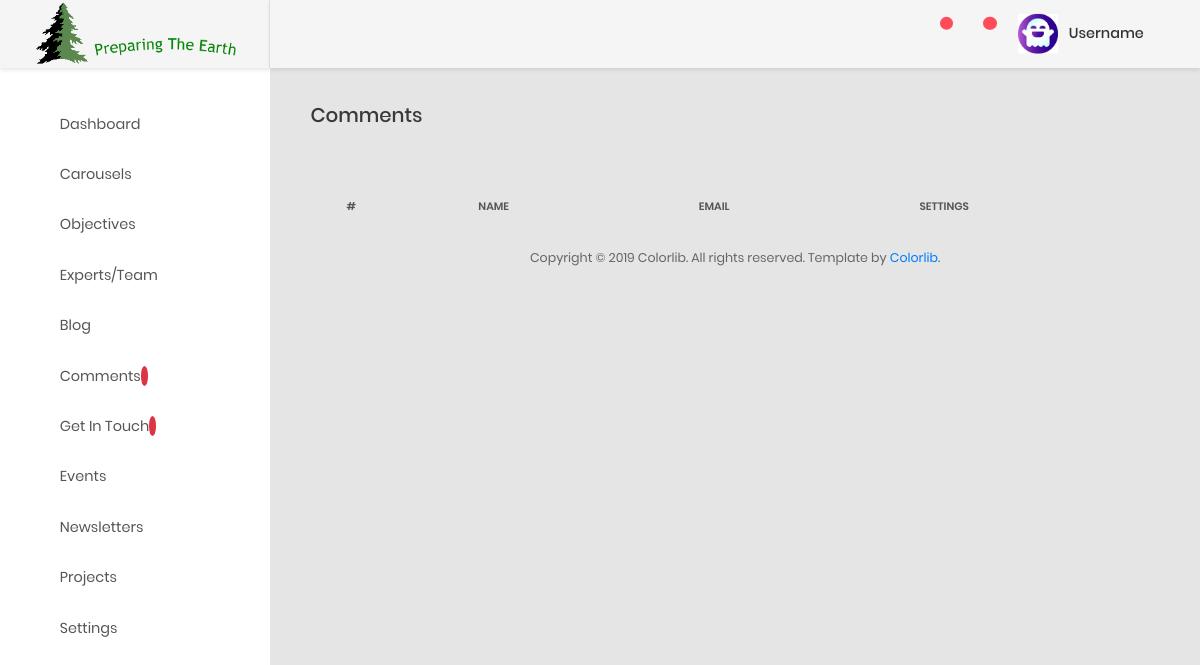
Before: /ccsbadmin/comment/ with the older database file.
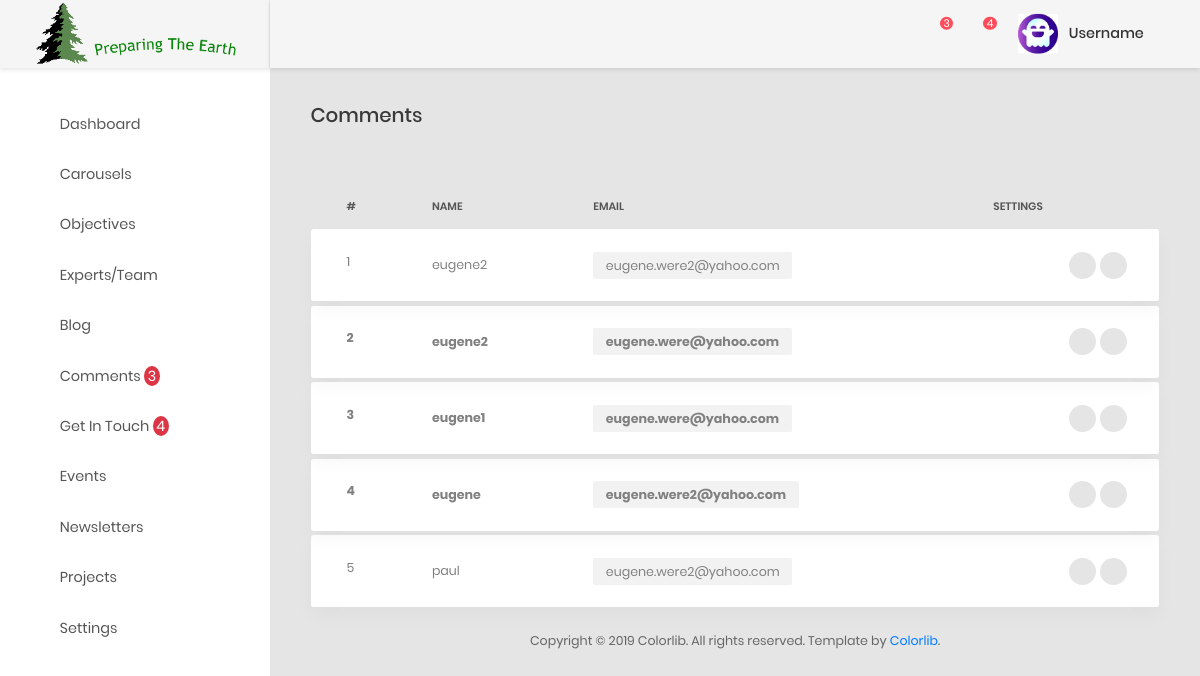
After: the same page with the newer database file.
### ccsbadmin/models.py (models this page shows, shortened)
class Comment(models.Model):
    blog = models.ForeignKey(Blog, on_delete=models.CASCADE,null=False,blank=False)
    person_name = models.CharField(max_length=100,null=True, blank=True)
    person_email = models.CharField(max_length=100,null=False, blank=False)
    content = models.TextField()
    COMMENTSSTATUS = {
        ('READ','Read'),
        ('UNREAD','Unread'),
        ('TRASH', 'Trash'),
    }
    status = models.CharField(choices=COMMENTSSTATUS, default='UNREAD', max_length=100,null=False, blank=False)
    created_at = models.DateTimeField(auto_now_add=True)
    updated_at = models.DateTimeField(auto_now=True)

### ccsbadmin/views.py (the view)
# urls.py: path('comment/', views.comment, name='comment'),
def comment(request):
    comments = Comment.objects.all()
    context = {
        'title':'comment',
        'comments':comments
    }
    return render(request,'comments/comment.html', context)

### ccsbadmin/templatetags/callmethod.py (called while the page is built)
@register.filter(name='comments')
def comments(request):
    comments = Comment.objects.filter(status="UNREAD").order_by("-created_at")
    if comments is not None:
        return comments
    return False

@register.filter(name='get_intouch')
def get_intouch(request):
    getintouchs = GetInTouch.objects.filter(status="UNREAD").order_by("-created_at")
    if getintouchs  is not None:
        return getintouchs
    return False

@register.filter(name='comment_unread_count')
def comment_unread_count(request):
    unread_comments = Comment.objects.filter(status="UNREAD").count()
    if unread_comments is not None:
        return unread_comments
    return False

@register.filter(name='getintouch_unread_count')
def getintouch_unread_count(request):
    getintouch_unread_count = GetInTouch.objects.filter(status="UNREAD").count()
    if getintouch_unread_count is not None:
        return getintouch_unread_count
    return False

### ccsbadmin/templates/comments/comment.html (shortened to what this page needs)
{% extends "aahome/aalayout.html" %}
{% load static %}
    {% block links %}
        <link type="text/css" rel="stylesheet" href="https://cdn.datatables.net/1.10.18/css/dataTables.bootstrap.min.css">
        <link type="text/css" href="https://cdnjs.cloudflare.com/ajax/libs/bootstrap-select/1.10.0/css/bootstrap-select.min.css" rel="stylesheet" />
        <link rel="stylesheet" href="https://cdn.jsdelivr.net/npm/bootstrap-select@1.13.9/dist/css/bootstrap-select.min.css">
    {% endblock links %}
{% block content %}
            <div class="main-content">
                <div class="section__content section__content--p30">
                    <div class="container-fluid">
                        <div class="row">
                            <div class="col-md-12">
                                <h3 class="title-5 m-b-35">Comments</h3>
                                <div class="table-responsive table-responsive-data2">
                                    <table class="table tablez table-data2">
                                        <thead>
                                            <tr>
                                                <th>#</th>
                                                <th>name</th>
                                                <th>email</th>
                                                <th>settings</th>
                                            </tr>
                                        </thead>
                                        <tbody>
                                            {% for comment in comments %}
                                                <tr class="tr-shadow">
                                                    <td {% if comment.status == 'UNREAD' %} style="font-weight: bolder;" {% endif %}>{{ forloop.counter }}</td>
                                                    <td {% if comment.status == 'UNREAD' %} style="font-weight: bolder;" {% endif %}>{{comment.person_name}}</td>
                                                    <td>
                                                        <span {% if comment.status == 'UNREAD' %} style="font-weight: bolder;" {% endif %} class="block-email">{{comment.person_email}}</span>
                                                    </td>
                                                    <td>
                                                        <div class="table-data-feature">
                                                            <a href="{% url 'CCSBADMIN:singlecomment' comment.id %}" class="item " data-toggle="tooltip" data-placement="top" title="View">
                                                                <i class="zmdi zmdi-eye"></i>
                                                            </a>
                                                            <a data-toggle="modal" data-target="#dd{{ comment.id }}" href="#" class="item"  data-placement="top" title="Delete">
                                                                <i class="zmdi zmdi-delete"></i>
                                                            </a>
                                                        </div>
                                                    </td>
                                                </tr>
                                                <tr class="spacer"></tr>
                                            {% endfor %}
                                        </tbody>
                                    </table>
                                </div>
                            </div>
                        </div>
                        <div class="row">
                            <div class="col-md-12">
                                <div class="copyright">
                                    <p>Copyright © <script> var date = new Date(); var yr = date.getFullYear(); document.write(yr);</script> Colorlib. All rights reserved. Template by <a href="https://colorlib.com">Colorlib</a>.</p>
                                </div>
                            </div>
                        </div>
                    </div>
                </div>
            </div>
{% endblock content %}

Changed rows visible on the page:
added Comment: person_name "eugene2", person_email "eugene.were2@yahoo.com", status "READ" (drawn)
added Comment: person_name "eugene2", person_email "eugene.were@yahoo.com"
added Comment: person_name "eugene1", person_email "eugene.were@yahoo.com"
added Comment: person_name "eugene", person_email "eugene.were2@yahoo.com"
added Comment: person_name "paul", person_email "eugene.were2@yahoo.com", status "READ" (drawn)
Other visible differences:
{{ request|comment_unread_count }}: (not shown) → "3"
{{ request|getintouch_unread_count }}: (not shown) → "4"
